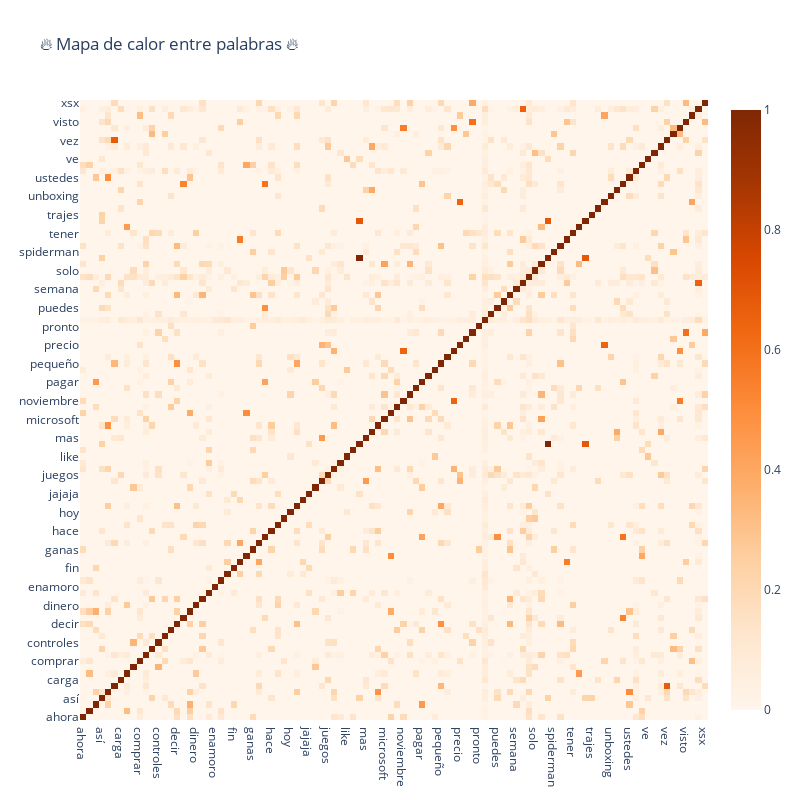

This figure's notebook cell:
### Code cell
trace = go.Heatmap(z=temp.values.tolist(),
                   x=temp.index.values,
                   y=temp.columns.values,
                   colorscale='Oranges')

layout = go.Layout(title='🔥 Mapa de calor entre palabras 🔥',
                   width=800, height=800)

fig = go.Figure(data=[trace],layout=layout)
iplot(fig)

### Figure 1 — Plotly figure (JSON) as saved in the notebook; plotly's stock layout.template omitted (floating-point values rounded to 4 significant figures; data arrays with more than 128 entries replaced by an {"elided": "..."} marker saying what was removed)
{"data": [{"colorscale": [[0, "rgb(255,245,235)"], [0.125, "rgb(254,230,206)"], [0.25, "rgb(253,208,162)"], [0.375, "rgb(253,174,107)"], [0.5, "rgb(253,141,60)"], [0.625, "rgb(241,105,19)"], [0.75, "rgb(217,72,1)"], [0.875, "rgb(166,54,3)"], [1, "rgb(127,39,4)"]], "type": "heatmap", "x": ["ahora", "alguien", "aquí", "así", "bueno", "cada", "carga", "compra", "comprado", "comprar", "consola", "consolas", "controles", "creo", "cómo", "decir", "deja", "después", "dinero", "disco", "día", "enamoro", "entonces", "filtro", "fin", "fotos", "fps", "ganas", "gente", "guardar", "hace", "hacer", "hdmi", "hoy", "igual", "instagram", "jajaja", "jajajajajajajaja", "juego", "juegos", "jugar", "lanzamiento", "like", "llegó", "man", "mas", "mañana", "meses", "microsoft", "modo", "mundo", "noviembre", "nueva", "nuevo", "pagar", "pandemia", "pasa", "pequeño", "pobre", "podrás", "precio", "primero", "problemas", "pronto", "ps", "pueden", "puedes", "quiero", "salida", "semana", "series", "si", "solo", "sony", "spider", "spiderman", "ssd", "subiendo", "tener", "tiendas", "traje", "trajes", "través", "triple", "unboxing", "usa", "usb", "ustedes", "va", "van", "ve", "ventas", "ver", "vez", "vida", "videojuegos", "visto", "voy", "xbox", "xsx"], "y": ["ahora", "alguien", "aquí", "así", "bueno", "cada", "carga", "compra", "comprado", "comprar", "consola", "consolas", "controles", "creo", "cómo", "decir", "deja", "después", "dinero", "disco", "día", "enamoro", "entonces", "filtro", "fin", "fotos", "fps", "ganas", "gente", "guardar", "hace", "hacer", "hdmi", "hoy", "igual", "instagram", "jajaja", "jajajajajajajaja", "juego", "juegos", "jugar", "lanzamiento", "like", "llegó", "man", "mas", "mañana", "meses", "microsoft", "modo", "mundo", "noviembre", "nueva", "nuevo", "pagar", "pandemia", "pasa", "pequeño", "pobre", "podrás", "precio", "primero", "problemas", "pronto", "ps", "pueden", "puedes", "quiero", "salida", "semana", "series", "si", "solo", "sony", "spider", "spiderman", "ssd", "subiendo", "tener", "tiendas", "traje", "trajes", "través", "triple", "unboxing", "usa", "usb", "ustedes", "va", "van", "ve", "ventas", "ver", "vez", "vida", "videojuegos", "visto", "voy", "xbox", "xsx"], "z": {"elided": "100x100 float values"}}], "layout": {"height": 800, "title": {"text": "🔥 Mapa de calor entre palabras 🔥"}, "width": 800}}
